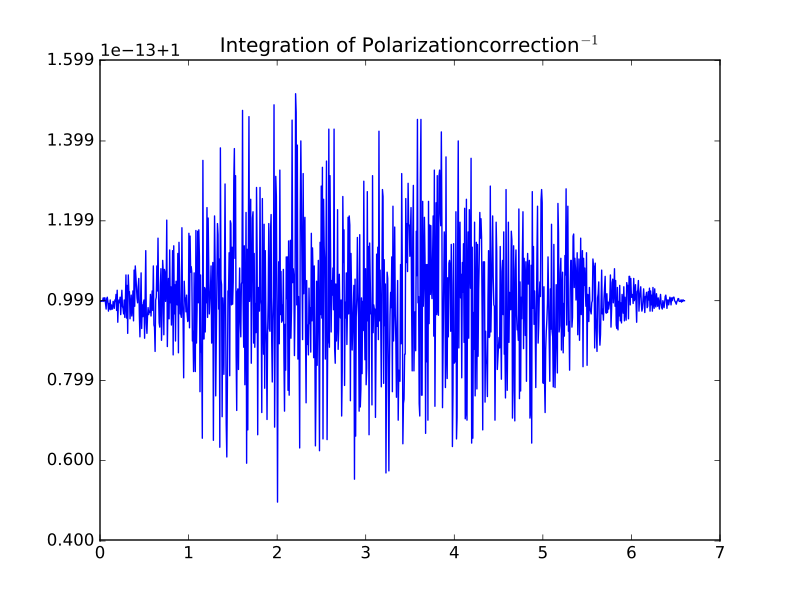

Write Python code to recreate this figure.
import SAXS, json
import matplotlib.pyplot as plt
import numpy as np
calfile=json.load(open('calpol.json'))
calfile["Masks"][0]['Oversampling']=2
Calpol=SAXS.calibration(calfile)
r=Calpol.integrate(1/Calpol.corr)
nonzero=r[1]>0
plt.title(r"Integration of Polarizationcorrection$^{-1}$")
plt.plot(r[0][nonzero],r[1][nonzero])
